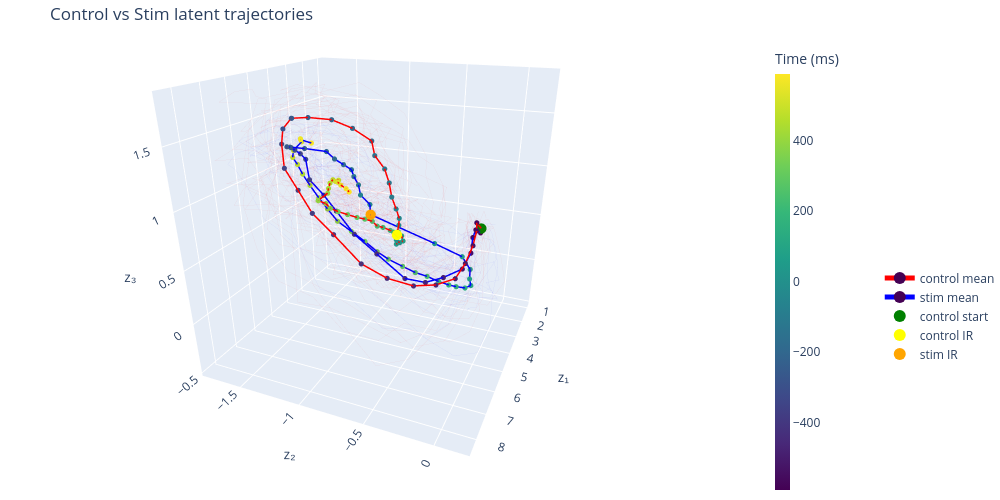

Notebook code for this chart:
### Code cell
# Plot without offset
fig = plot_latent_phase_portrait_shared(
    z_control=z_control,
    z_stim=z_stim_1,
    centers_ms_control=centers_ms_control,
    centers_ms_stim=centers_ms_stim,
    alpha_trials=0.05,
    stim_z1_offset=0.0
)

fig.update_layout(scene_camera=dict(
    eye=dict(x=1.75, y=0.75, z=0.75),
    center=dict(x=0, y=0, z=-0.2)
))

fig.show()
